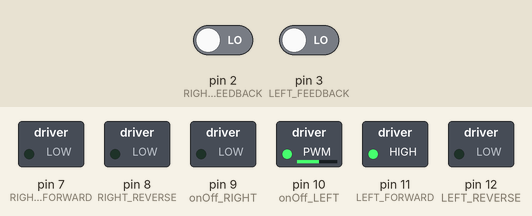
Recording of a sketch running on a simulated Arduino Uno, built with avr-gcc and run on an emulated ATmega328P. Shown: switched loads named in the sketch (green lamp = pin HIGH). The inputs (shaded band) are chosen by the test bench; at power-on: pin 2 (RIGHT_FEEDBACK) LOW, pin 3 (LEFT_FEEDBACK) LOW. What the sketch prints to the serial monitor is not drawn.

Above: at 0.1 s.
At 7.1 s:
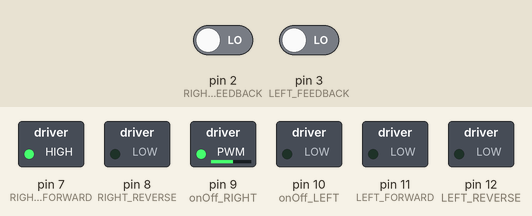
At 13.1 s:
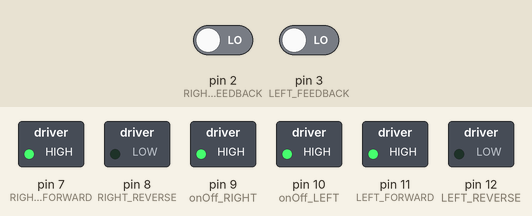
At 20.1 s:
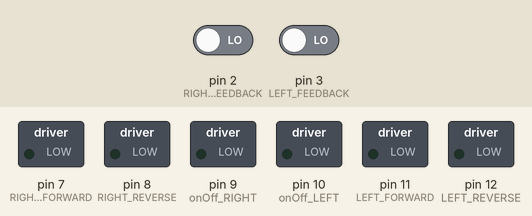
At 36.1 s:
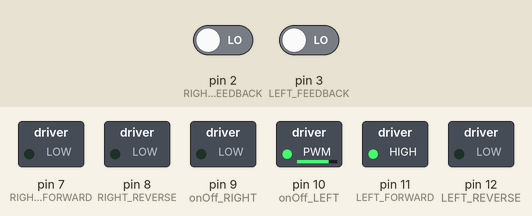
Timing chart, 0 to 40.0 s (numbered marks = the images above):
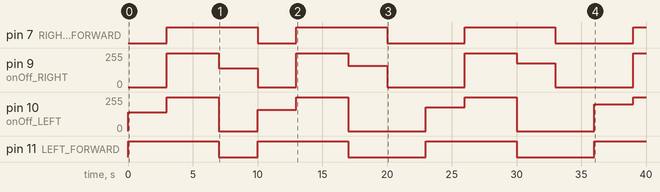

Measured:
- by itself, pin 7 (RIGHT_FORWARD), pin 11 (LEFT_FORWARD): goes HIGH 7.0 s, LOW 3.0 s, HIGH 7.0 s, LOW 6.0 s, HIGH 7.0 s, LOW 6.0 s, then HIGH
- by itself, pin 9 (onOff_RIGHT): 0/255 → 255/255 at 3.0 s, → 140/255 4.0 s later, → 0/255 3.0 s later, → 255/255 3.0 s later, … (10 changes in this stretch)
- by itself, pin 10 (onOff_LEFT): 0/255 → 140/255 at 0.00 s, → 255/255 3.0 s later, → 0/255 4.0 s later, → 160/255 3.0 s later, … (11 changes in this stretch)

The sketch:

story_5.ino
```cpp
// C++ code
//
// Green
int const LEFT_FORWARD = 11;
int const RIGHT_FORWARD = 7;
// Red
int const LEFT_REVERSE = 12;
int const RIGHT_REVERSE = 8;
// Yellow
int const onOff_LEFT = 10;
int const onOff_RIGHT = 9;

int rotations = 870;

int speedLeft = 120;
int speedRight = 120;

const int RIGHT_FEEDBACK = 2; // Pin numbers on Rover
const int LEFT_FEEDBACK = 3;

volatile int leftcounter = 0; // initiate counter to zero for start
volatile int rightcounter = 0; // counter could always be reset

void setup()
{
  pinMode(LEFT_FORWARD, OUTPUT);
  pinMode(RIGHT_FORWARD, OUTPUT);
  pinMode(LEFT_REVERSE, OUTPUT);
  pinMode(RIGHT_REVERSE, OUTPUT);
  pinMode(onOff_LEFT, OUTPUT);
  pinMode(onOff_RIGHT, OUTPUT);
  Serial.begin(115200);
  attachInterrupt(digitalPinToInterrupt(LEFT_FEEDBACK),LeftMotorISR,RISING);
  attachInterrupt(digitalPinToInterrupt(RIGHT_FEEDBACK),RightMotorISR,RISING);
}

void loop()
{
  story5();
}

void story5()
{
 left();
 delay(3000);
 Serial.println(millis());
  if(millis() > 3000){
    Serial.print("3000 milliseconds passed");
  }
 forwards();
 delay(4000);
 Serial.println(millis());
  if(millis() > 7000){
    Serial.print("7000 milliseconds passed");
  }
 right();
 delay(3000);
 Serial.println(millis());
  if(millis() > 10000){
    Serial.print("10000 milliseconds passed");
  }
  if (millis() > 10000){
    brake();
    delay(3000);
  }
}

void left()
{
 speedLeft = speedLeft + 20;
 analogWrite(onOff_LEFT, speedLeft);
 digitalWrite(LEFT_FORWARD, HIGH);
 digitalWrite(LEFT_REVERSE, LOW);
 digitalWrite(onOff_RIGHT, LOW);
 digitalWrite(RIGHT_FORWARD, LOW);
 digitalWrite(RIGHT_REVERSE, LOW);
}

void right()
{
 speedRight = speedRight + 20;
 analogWrite(onOff_RIGHT, speedRight);
 digitalWrite(RIGHT_FORWARD, HIGH);
 digitalWrite(RIGHT_REVERSE, LOW);
 digitalWrite(LEFT_FORWARD, LOW);
 digitalWrite(LEFT_REVERSE, LOW);
 digitalWrite(onOff_LEFT, LOW);
}

void story4()
{
  if(leftcounter >= rotations){
    Serial.print("Left Counter ");
    Serial.println(leftcounter);
    Serial.print("Right Counter ");
    Serial.println(rightcounter);
    Serial.println("Counter has reached 870");
    brake();
    delay(3000);
    exit(0);
  }
  // Just print out the values to show counter operating
  Serial.print("Left Counter ");
  Serial.println(leftcounter);
 // This is printing then a new Line after
  Serial.print("Right Counter ");
  Serial.println(rightcounter);
  forwards();
  LeftMotorISR();
  RightMotorISR();
}

void story3()
{
 forwards();
 delay(5000);
 brake();
 delay(1000);
 reverse();
 delay(2000);
 brake();
 delay(1000);
}

void forwards()
{
  digitalWrite(onOff_LEFT, HIGH);
  digitalWrite(onOff_RIGHT, HIGH);
  digitalWrite(LEFT_FORWARD, HIGH);
  digitalWrite(RIGHT_FORWARD, HIGH);
  digitalWrite(LEFT_REVERSE, LOW);
  digitalWrite(RIGHT_REVERSE, LOW);

}

void reverse()
{
  digitalWrite(onOff_RIGHT, HIGH);
  digitalWrite(onOff_LEFT, HIGH);
  digitalWrite(LEFT_FORWARD, LOW);
  digitalWrite(RIGHT_FORWARD, LOW);
  digitalWrite(LEFT_REVERSE, HIGH);
  digitalWrite(RIGHT_REVERSE, HIGH);
}

void brake()
{
  digitalWrite(onOff_LEFT, LOW);
  digitalWrite(onOff_RIGHT, LOW);
  digitalWrite(LEFT_FORWARD, LOW);
  digitalWrite(RIGHT_FORWARD, LOW);
  digitalWrite(LEFT_REVERSE, LOW);
  digitalWrite(RIGHT_REVERSE, LOW);
}

void fastBrake()
{
  digitalWrite(onOff_LEFT, HIGH);
  digitalWrite(onOff_RIGHT, HIGH);
  digitalWrite(LEFT_FORWARD, LOW);
  digitalWrite(RIGHT_FORWARD, LOW);
  digitalWrite(LEFT_REVERSE, LOW);
  digitalWrite(RIGHT_REVERSE, LOW);
}

void LeftMotorISR(){
// adds one to the counter on each motor revolution
leftcounter++;
}

void RightMotorISR(){
// adds one to the counter on each motor revolution
rightcounter++;
}
```
